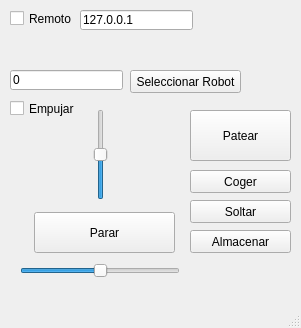
<?xml version="1.0" encoding="UTF-8"?>
<ui version="4.0">
 <class>CControlRobot</class>
 <widget class="QMainWindow" name="CControlRobot">
  <property name="geometry">
   <rect>
    <x>0</x>
    <y>0</y>
    <width>301</width>
    <height>328</height>
   </rect>
  </property>
  <property name="windowTitle">
   <string>Control Robot</string>
  </property>
  <widget class="QWidget" name="centralwidget">
   <widget class="QSlider" name="horizontalSliderGirar">
    <property name="geometry">
     <rect>
      <x>20</x>
      <y>260</y>
      <width>160</width>
      <height>22</height>
     </rect>
    </property>
    <property name="minimum">
     <number>-99</number>
    </property>
    <property name="maximum">
     <number>99</number>
    </property>
    <property name="value">
     <number>0</number>
    </property>
    <property name="orientation">
     <enum>Qt::Horizontal</enum>
    </property>
   </widget>
   <widget class="QPushButton" name="pushButtonPatear">
    <property name="geometry">
     <rect>
      <x>190</x>
      <y>110</y>
      <width>101</width>
      <height>51</height>
     </rect>
    </property>
    <property name="text">
     <string>Patear</string>
    </property>
   </widget>
   <widget class="QPushButton" name="pushButtonCoger">
    <property name="geometry">
     <rect>
      <x>190</x>
      <y>170</y>
      <width>101</width>
      <height>23</height>
     </rect>
    </property>
    <property name="text">
     <string>Coger</string>
    </property>
   </widget>
   <widget class="QPushButton" name="pushButtonSoltar">
    <property name="geometry">
     <rect>
      <x>190</x>
      <y>200</y>
      <width>101</width>
      <height>23</height>
     </rect>
    </property>
    <property name="text">
     <string>Soltar</string>
    </property>
   </widget>
   <widget class="QPushButton" name="pushButtonAlmacenar">
    <property name="geometry">
     <rect>
      <x>190</x>
      <y>230</y>
      <width>101</width>
      <height>23</height>
     </rect>
    </property>
    <property name="text">
     <string>Almacenar</string>
    </property>
   </widget>
   <widget class="QPushButton" name="pushButtonParar">
    <property name="geometry">
     <rect>
      <x>34</x>
      <y>212</y>
      <width>141</width>
      <height>41</height>
     </rect>
    </property>
    <property name="text">
     <string>Parar</string>
    </property>
   </widget>
   <widget class="QLineEdit" name="lineEditIdRobot">
    <property name="geometry">
     <rect>
      <x>10</x>
      <y>70</y>
      <width>113</width>
      <height>20</height>
     </rect>
    </property>
    <property name="text">
     <string>0</string>
    </property>
   </widget>
   <widget class="QSlider" name="verticalSliderAvanzar">
    <property name="geometry">
     <rect>
      <x>90</x>
      <y>109</y>
      <width>22</width>
      <height>91</height>
     </rect>
    </property>
    <property name="minimum">
     <number>-99</number>
    </property>
    <property name="value">
     <number>0</number>
    </property>
    <property name="orientation">
     <enum>Qt::Vertical</enum>
    </property>
   </widget>
   <widget class="QPushButton" name="pushButtonSeleccionarRobot">
    <property name="geometry">
     <rect>
      <x>130</x>
      <y>70</y>
      <width>111</width>
      <height>23</height>
     </rect>
    </property>
    <property name="text">
     <string>Seleccionar Robot</string>
    </property>
   </widget>
   <widget class="QCheckBox" name="checkBoxEmpujar">
    <property name="geometry">
     <rect>
      <x>10</x>
      <y>100</y>
      <width>91</width>
      <height>17</height>
     </rect>
    </property>
    <property name="text">
     <string>Empujar</string>
    </property>
   </widget>
   <widget class="QLineEdit" name="lineEditServidor">
    <property name="geometry">
     <rect>
      <x>80</x>
      <y>10</y>
      <width>113</width>
      <height>20</height>
     </rect>
    </property>
    <property name="text">
     <string>127.0.0.1</string>
    </property>
   </widget>
   <widget class="QCheckBox" name="checkBoxRemoto">
    <property name="geometry">
     <rect>
      <x>10</x>
      <y>10</y>
      <width>70</width>
      <height>17</height>
     </rect>
    </property>
    <property name="text">
     <string>Remoto</string>
    </property>
   </widget>
  </widget>
  <widget class="QMenuBar" name="menubar">
   <property name="geometry">
    <rect>
     <x>0</x>
     <y>0</y>
     <width>301</width>
     <height>21</height>
    </rect>
   </property>
  </widget>
  <widget class="QStatusBar" name="statusbar"/>
 </widget>
 <resources/>
 <connections/>
</ui>
